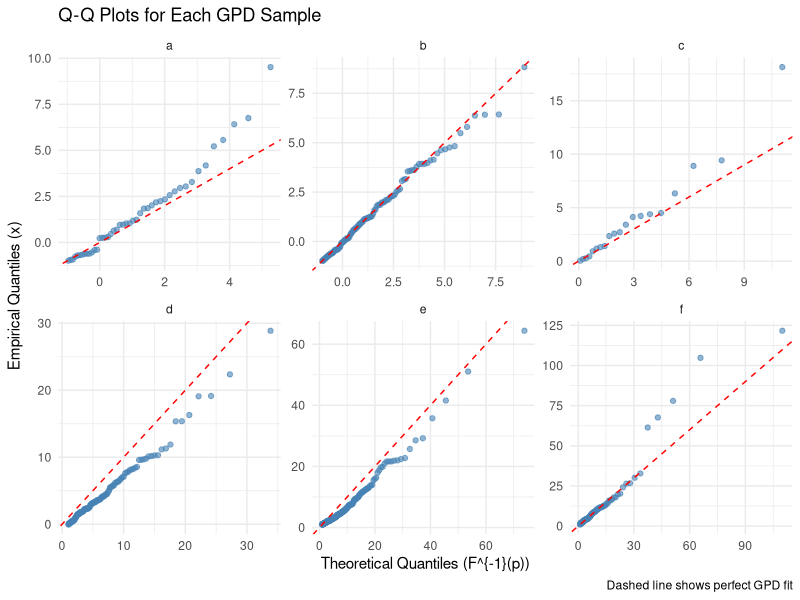
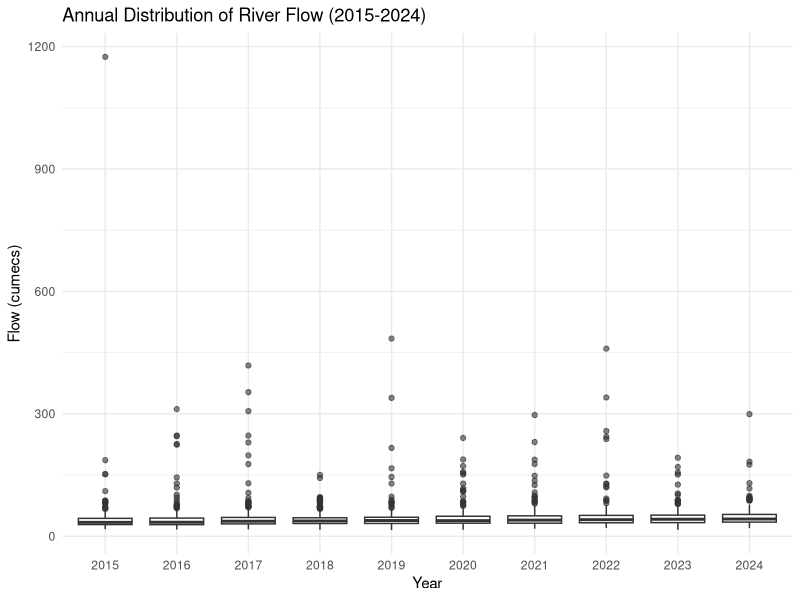
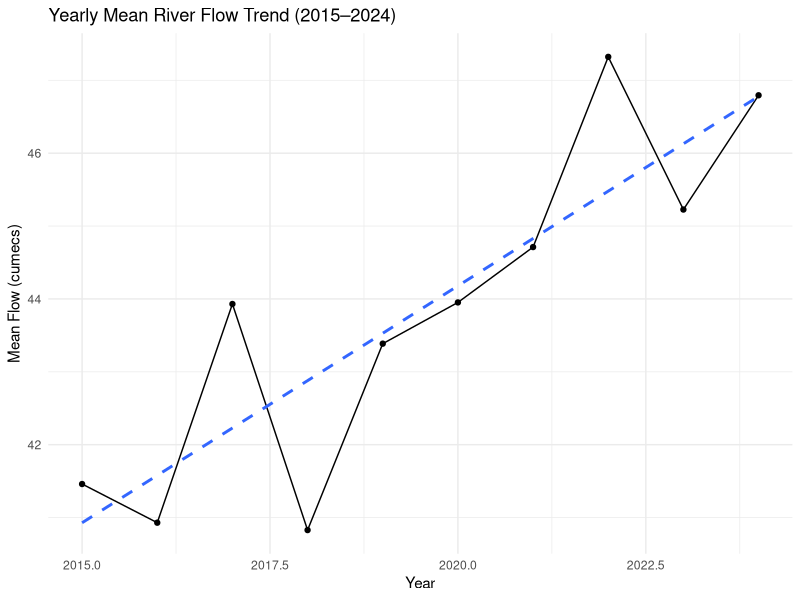
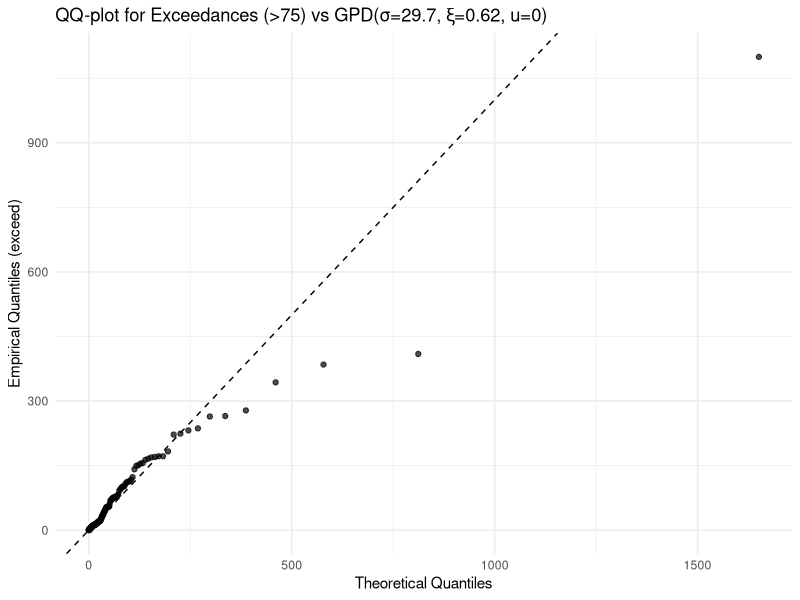
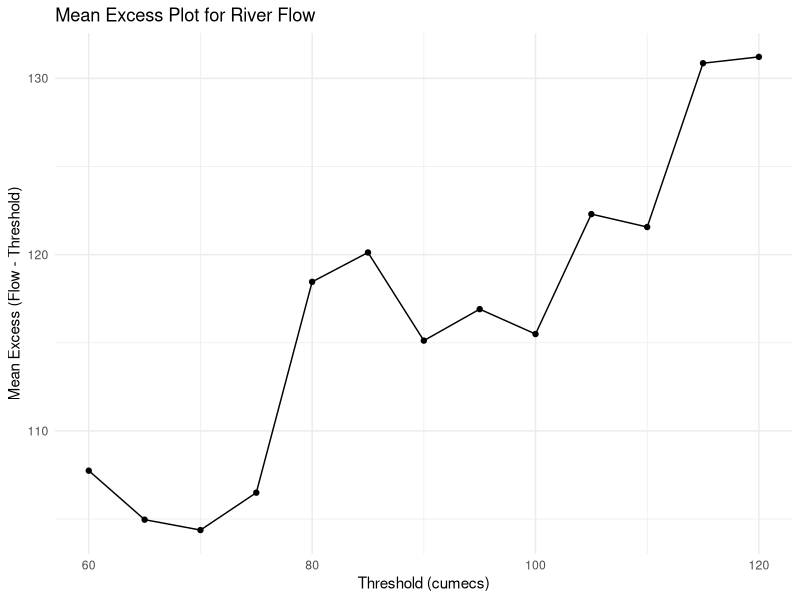

These figures' R source, in order:
## ---- chunk 1
#| echo: true
# Q2(a)
#' qgpd: Quantile function for the Generalised Pareto Distribution
#'
#' Computes the quantiles x_p of GPD(u, sigma, xi) for probabiltiies p in [0,1].
#' Supports log.p and upper/lower tails. Vectorised over p.
#' 
#' @param p Probabilities (numeric vector, 0 ≤ p ≤ 1)
#' @param u Threshold parameter
#' @param sigma Scale (>0)
#' @param xi Shape
#' @param lower.tail Logical; if FALSE, uses upper-tail probability
#' @param log.p Logical; if TRUE, p is given as log(p)
#' @return Numeric vector of quantiles
#' @examples qgpd(c(0.5, 0.9), u=0, sigma=1, xi=0.2)
qgpd <- function(p, u = 0, sigma = 1, xi = 0, lower.tail = TRUE, log.p = FALSE) {
  # input checks
  if (!is.numeric(p)) stop("p must be numeric (vector allowed).")
  if (!is.numeric(u) || length(u) != 1L) stop("u must be a numeric scalar.")
  if (!is.numeric(sigma) || length(sigma) != 1L) stop("sigma must be a numeric scalar.")
  if (!is.numeric(xi) || length(xi) != 1L) stop("xi must be a numeric scalar.")
  if (!is.logical(lower.tail) || length(lower.tail) != 1L) stop("lower.tail must be a single logical.")
  if (!is.logical(log.p) || length(log.p) != 1L) stop("log.p must be a single logical.")
  if (!is.finite(sigma) || sigma <= 0) stop("sigma must be > 0 and finite.")
  if (!is.finite(u) || !is.finite(xi)) stop("u and xi must be finite.")

  # transform probabilities
  p <- as.numeric(p)
  if (log.p) p <- exp(p)          # accept log-probabilities
  if (!lower.tail) p <- 1 - p     # convert upper-tail to lower-tail
  if (any(p < 0 | p > 1, na.rm = TRUE)) stop("All probabilities must be in [0, 1].")

  # compute quantiles
  tol <- sqrt(.Machine$double.eps)
  xi_is_zero <- abs(xi) < tol     # treat very small xi as 0

  if (!xi_is_zero) {
    out <- u + (sigma/xi) * ((1 - p)^(-xi) - 1)
    if (xi < 0) {                 # finite upper endpoint: x^+ = u - sigma/xi
      x_plus <- u - sigma/xi
      out <- pmin(out, x_plus)
    }
  } else {
    out <- u - sigma * log(1 - p) # exponential limit when xi == 0
  }

  # exact endpoints
  at0 <- which(p == 0)
  at1 <- which(p == 1)
  if (length(at0)) out[at0] <- u
  if (length(at1)) out[at1] <- if (xi < 0) (u - sigma/xi) else Inf

  out
}

# Q2(b)
u     <- 1.5
sigma <- 2
xi    <- -0.4
probs <- c(0.5, 0.75, 0.99)

x_p <- qgpd(probs, u = u, sigma = sigma, xi = xi)
upper_endpoint <- u - sigma/xi

data.frame(
  p = probs,
  x_p = round(x_p, 6),
  upper_endpoint = round(upper_endpoint, 6)
)
## ---- chunk 2
#| echo: false

# Q3
suppressPackageStartupMessages({
  library(readr)
  library(dplyr)
  library(tidyr)
  library(ggplot2)
  library(purrr)
})

# read data
params <- read.csv("gpd_parameters.csv")
samples <- read.csv("gpd_samples.csv")

# prepare data
qq_df <- samples %>%
  rename(sample = set_id, x = value) %>%
  left_join(params, by = c("sample" = "id")) %>%
  group_by(sample) %>%
  arrange(x, .by_group = TRUE) %>%
  mutate(i = row_number(),
          n = n(),
          p = (i - 0.5) / n,
          q = qgpd(p, u = first(u), sigma = first(sigma), xi = first(xi)),
          resid = x-q) %>%
  ungroup()
  
# Compute diagnostics
metrics <- qq_df %>%
  group_by(sample) %>%
  summarise(
    n = n(),
    slope = coef(lm(x ~ q))[2],
    rmse = sqrt(mean(resid^2)),
    .groups = "drop"
  ) %>%
  mutate(flag = (abs(slope - 1) > 0.15) | (rmse > median(rmse) + mad(rmse)))
## ---- chunk 3
#| fig-cap: "Six QQ–plots versus the stated GPD parameters."
#| echo: false
# visualise QQ plots 
ggplot(qq_df, aes(x = q, y = x)) +
  geom_point(alpha = 0.6, color = "steelblue") +
  geom_abline(slope = 1, intercept = 0, linetype = "dashed", color = "red") +
  facet_wrap(~sample, scales = "free") +
  labs(
    title = "Q-Q Plots for Each GPD Sample",
    x = "Theoretical Quantiles (F^{-1}(p))",
    y = "Empirical Quantiles (x)",
    caption = "Dashed line shows perfect GPD fit"
  ) +
  theme_minimal()
## ---- chunk 4
#| echo: false
#| fig-cap: "Annual distribution of river flow (2015–2024). Stable medians/spreads support stationarity."
# Q4-fig1
library(ggplot2)
library(dplyr)
flows <- read.csv("riverflow_2015_2024.csv")
flows$year <- substr(flows$date,1,4)

ggplot(flows, aes(x = factor(year), y=flow)) +
  geom_boxplot(alpha=0.6) +
  labs(title="Annual Distribution of River Flow (2015-2024)",
    x="Year", y="Flow (cumecs)") +
  theme_minimal()
## ---- chunk 5
#| echo: false
#| fig-cap: "Yearly mean flow with linear trend. A flat trend supports stationarity."
# Q4-fig2
flows %>%
  group_by(year = substr(flows$date, 1, 4)) %>%
  summarise(mean_flow = mean(flow)) %>%
  ggplot(aes(x = as.numeric(year), y = mean_flow)) +
  geom_line() +
  geom_point() +
  geom_smooth(method = "lm", se = FALSE, linetype = "dashed") +
  labs(title = "Yearly Mean River Flow Trend (2015–2024)",
       x = "Year", y = "Mean Flow (cumecs)") +
  theme_minimal()
## ---- chunk 6
#| echo: false
#| fig-cap: "QQ-plot of exceedances (flow-75) vs GPD(sigma = 29.7, xi = 0.62, u = 0)."
# Q4-fig3
exceed <- flows$flow[flows$flow > 75] - 75
exceed <- sort(exceed)
n <- length(exceed)
p <- (seq_len(n)-0.5) / n

q_theoretical <- qgpd(p, u = 0, sigma = 29.7, xi = 0.62)

qq_df <- data.frame(theoretical = q_theoretical, empirical = exceed)
ggplot(qq_df, aes(theoretical, empirical)) +
  geom_point(alpha = 0.7) +
  geom_abline(slope = 1, intercept = 0, linetype = "dashed") +
  labs(title = "QQ-plot for Exceedances (>75) vs GPD(σ=29.7, ξ=0.62, u=0)",
       x = "Theoretical Quantiles", y = "Empirical Quantiles (exceed)") +
  theme_minimal()
## ---- chunk 7
#| echo: false
#| fig-cap: "Mean residual life (MRL) plot. Near-linear behaviour above u≈75 supports a GPD tail model."
#Q4-fig4
thresholds <- seq(60, 120, by = 5)
mean_excess <- sapply(thresholds, function(u) {
  mean(exceed[exceed > u] - u)
  })
plot_df <- data.frame(thresholds, mean_excess)

ggplot(plot_df, aes(thresholds, mean_excess)) +
  geom_line() +
  geom_point() +
  labs(title = "Mean Excess Plot for River Flow",
       x = "Threshold (cumecs)", y = "Mean Excess (Flow - Threshold)") +
  theme_minimal()
